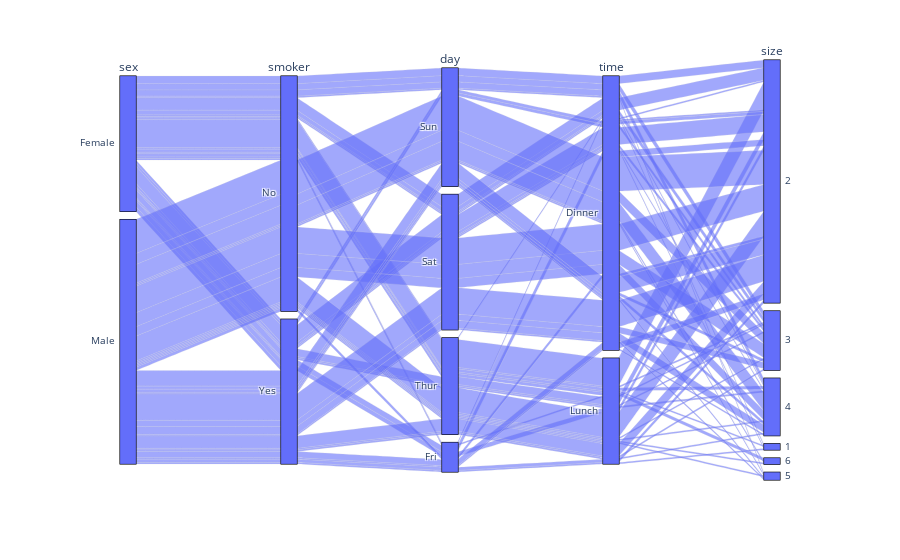

Write notebook code for a chart like this one.
### Markdown cell above
list5.26 パラレルセットグラフの描画例

### Code cell
fig = px.parallel_categories(tips)
fig.show()

### Figure 1 — Plotly figure (JSON) as saved in the notebook; plotly's stock layout.template omitted (floating-point values rounded to 4 significant figures; data arrays with more than 128 entries replaced by an {"elided": "..."} marker saying what was removed)
{"data": [{"dimensions": [{"label": "sex", "values": {"elided": "244 str values"}}, {"label": "smoker", "values": {"elided": "244 str values"}}, {"label": "day", "values": {"elided": "244 str values"}}, {"label": "time", "values": {"elided": "244 str values"}}, {"label": "size", "values": {"elided": "244 int values"}}], "domain": {"x": [0, 1], "y": [0, 1]}, "name": "", "type": "parcats"}], "layout": {"legend": {"tracegroupgap": 0}, "margin": {"t": 60}}}
